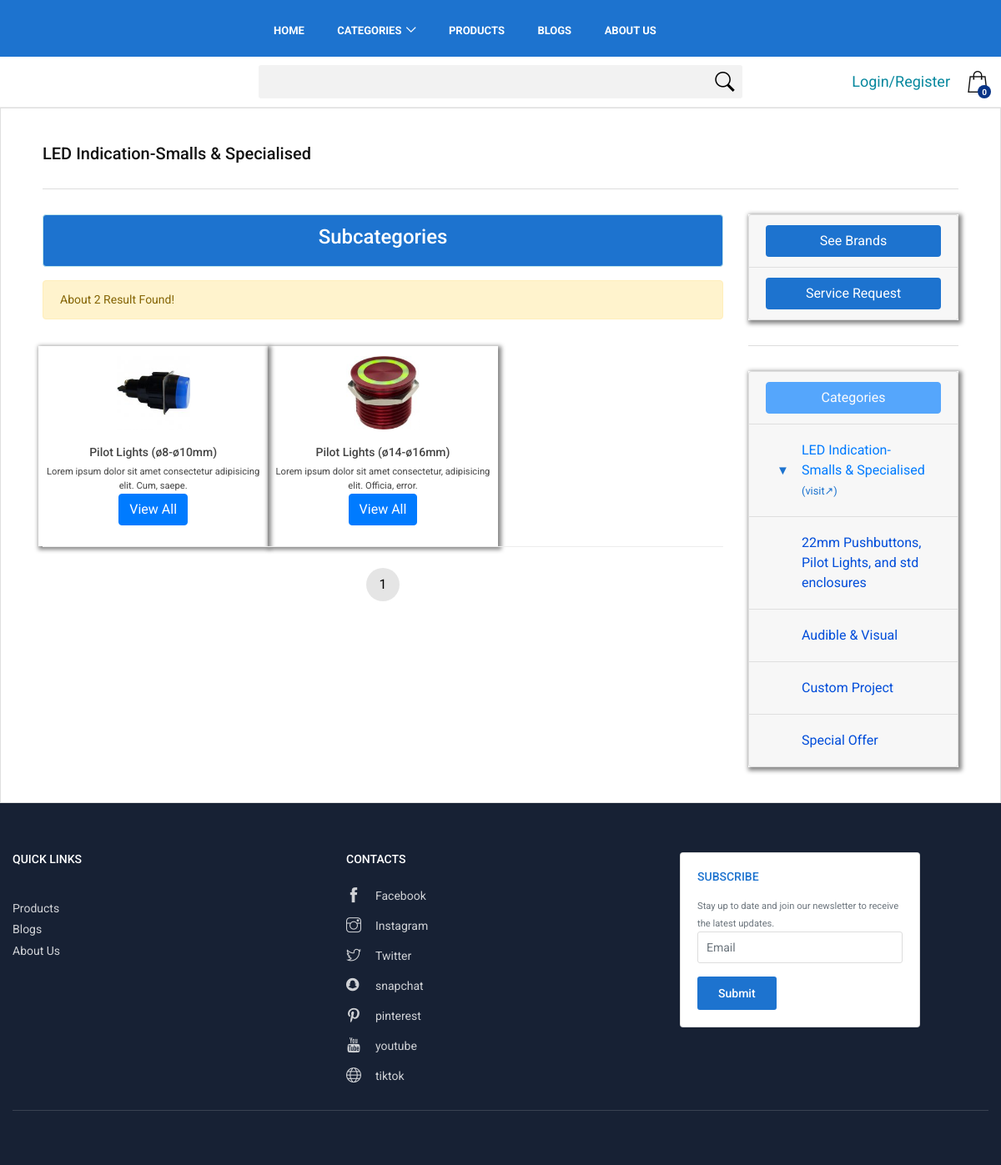
Screenshot of /subcats_of_cat/4 with the database file from the repository.
### medicifyapp/models.py (models this page shows, shortened)
class Categories(models.Model):
    class Meta:
        verbose_name_plural = 'Categories'
    category_name = models.CharField(max_length=255)
    category_discription = models.TextField()
    Category_image = models.ImageField(upload_to='uploads/category_img', null=True, blank=True, default='')
    def subcat_list(self):
        kkk = Subcategory.objects.filter(Category=self)
        return kkk

class Subcategory(models.Model):
    class Meta:
        verbose_name_plural = 'Subcategory'
    Category = models.ForeignKey(Categories, on_delete=models.CASCADE)
    Subcategory = models.CharField(max_length=255)
    Subcategory_discription = models.TextField()
    Subcategory_image = models.ImageField(upload_to='uploads/Subcategory_img', null=True, blank=True, default='')

### medicifyapp/views.py (the view)
# urls.py: path('subcats_of_cat/<int:pk>', views.subcats_of_cat, name='subcats_of_cat'),
def subcats_of_cat(request, pk):
    get_category = Categories.objects.get(id=pk)
    all_subcat  = Subcategory.objects.filter(Category = get_category)
    qty_all_subcat = all_subcat.count()
    p = Paginator(all_subcat, 15)
    number_of_pages = p.num_pages
    number_of_pages_1 = p.num_pages+1
    list = []
    for i in range(1, number_of_pages_1):
        list.append(i)
    page_num = request.GET.get('page', 1)
    page_num = int(page_num)
    try:
        page = p.page(page_num)
    except EmptyPage:
        page = p.page(1)
    Categories_all = Categories.objects.all()
    context2 = {'cats':page, 'Categories_all':Categories_all, 'list1':list, 'page_num':page_num, 'page_num':page_num, 'qty_all_subcat':qty_all_subcat, 'get_category':get_category}
    return render(request, 'index2.html', context2)

### medicifyapp/templates/index2.html (shortened to what this page needs)
{% extends 'base.html' %}
{% load static %}
{% block body %}
	<main>
		<div class="container">
			<div class="container margin_30">
				<h5> {{get_category.category_name}}</h5><hr>
			<div class="row">
				<div class="col-lg-9">
					<div class="alert alert-info text-center" style="background-color:#1D73CF;" role="alert">
					  <h4 style=" color:white;">Subcategories</h4>
					</div>
					<div class="alert alert-warning" role="alert">
					  About {{qty_all_subcat}} Result Found!
					</div>
					{% if cats %}
					<div class="row small-gutters">
						{% for n in cats %}
						<div class="col-6 col-md-4 mt-3" style="box-shadow: 2px 2px 5px 2px #888888;">
							<div class="grid_item">
								<figure>
									<a href="{% url 'products_subcats_brands' %}?subcategory={{n.id}}">
										<img class="card-img-top" src="/media/{{n.Subcategory_image}}" data-src="/media/{{n.image}}" alt="" style="max-width:100%; width:auto; height:100px; display: block; margin-left: auto; margin-right: auto; padding-top:12px;">
									</a>
								</figure>
								<a>
									<h3 id="nameproduct{{n.id}}">{{n.Subcategory}}</h3>
									<h3><small>{{n.Subcategory_discription}}</small></h3>
								</a>
								<a href="{% url 'products_subcats_brands' %}?subcategory={{n.id}}" class="btn btn-primary" style="color:white;">View All</a>
							</div>
						</div>
						{% endfor %}
					</div>
					{% else %}
						<div class="alert alert-info" role="alert">
						  No Subcategory in This Category
						</div>
						{% endif %}
					<div class="pagination__wrapper">
						<ul class="pagination">
							{% if list1 %}
							<li>
							</li>
							{% for i in list1 %}
							<li>
								<a href="?page={{i}}{% if request.GET.search_product %}&search_product={{ request.GET.search_product }}{% endif %}" class="{% if page_num == i %}active{% endif %}">{{i}}</a>
							</li>
							{% endfor %}
							<li>
							</li>
							{% endif %}
						</ul>
					</div>
				</div>
				<div class="col-lg-3">
					<ul class="list-group">
						<div class="accordion" id="accordionExample" style="box-shadow: 2px 2px 5px 2px #888888;">
							<div class="card">
							<div class="card-header" id="headingOne_brands">
							  <h2 class="mb-0">
								<a href="{% url 'all_brands' %}" class="btn btn-link btn-block text-left text-center" style="background-color:#1D73CF; color:white;">
									<span style="color:white;">See Brands</span>
								</a>
							  </h2>
							</div>
						  </div>
							<div class="card">
							<div class="card-header" id="headingOne_Services">
							  <h2 class="mb-0">
								<a href="{% url 'all_services' %}" class="btn btn-link btn-block text-left text-center" style="background-color:#1D73CF; color:white;">
									<span style="color:white;">Service Request</span>
								</a>
							  </h2>
							</div>
						  </div>
						</div>
					</ul><hr>
					<ul class="list-group">
						<div class="accordion" id="accordionExample_1" style="box-shadow: 2px 2px 5px 2px #888888;">
							<div class="card">
							<div class="card-header" id="headingOne_cats">
							  <h2 class="mb-0">
								<button class="btn btn-link btn-block text-left btn-primary text-center" type="button" data-toggle="collapse" data-target="#collapseOne_cats" aria-expanded="false" aria-controls="collapseOne_cats" disabled>
									<span style="color:white;">Categories</span>
								</button>
							  </h2>
							</div>
						  </div>
							{% for i in Categories_all %}
						  <div class="card">
							<div class="card-header" id="headingOne{{i.id}}">
							  <h2 class="mb-0">
								<button class="btn btn-link btn-block text-left" type="button" data-toggle="collapse" data-target="#collapseOne{{i.id}}" aria-expanded="false" aria-controls="collapseOne{{i.id}}">
								  {% if i.subcat_list %}
									<div class="row">
										<div class="col-md-1" style="display: grid; justify-items: center; align-items: center;">
											<span style="font-size:15px; color:#1D73CF;">▼</span>
										</div>
										<div class="col-md-10">
											{{i.category_name}} <small><a style="color:#1D73CF;" href="{% url 'subcats_of_cat' i.id %}">(visit&#8599;)</a></small>
										</div>
									</div>
								  {% else %}
									<div class="row">
										<div class="col-md-1">
										</div>
										<div class="col-md-10">
											<a href="{% url 'subcats_of_cat' i.id %}">{{i.category_name}}</a>
										</div>
									</div>
								  {% endif %}
								</button>
							  </h2>
							</div>
						  </div>
							{% endfor %}
							<div class="card">
							<div class="card-header" id="headingOne_custom_project">
							  <h2 class="mb-0">
								<button class="btn btn-link btn-block text-left" type="button" data-toggle="collapse" data-target="#collapseOne_custom_project" aria-expanded="false" aria-controls="collapseOne_custom_project">
									<div class="row">
										<div class="col-md-1">
										</div>
										<div class="col-md-10">
											<a href="{% url 'custom_project' %}">Custom Project</a>
										</div>
									</div>
								</button>
							  </h2>
							</div>
						  </div>
							<div class="card">
							<div class="card-header" id="headingOne_special_offer">
							  <h2 class="mb-0">
								<button class="btn btn-link btn-block text-left" type="button" data-toggle="collapse" data-target="#collapseOne_special_offer" aria-expanded="false" aria-controls="collapseOne_special_offer">
									<div class="row">
										<div class="col-md-1">
										</div>
										<div class="col-md-10">
											<a href="{% url 'special_offer' %}">Special Offer</a>
										</div>
									</div>
								</button>
							  </h2>
							</div>
						  </div>
						</div>
					</ul>
				</div>
			</div>
		</div>
	</main>
{% endblock %}

### rows the page displays
Categories: category_name "LED Indication-Smalls & Specialised"
Subcategory: Subcategory_image (picture), Subcategory "Pilot Lights (ø8-ø10mm)", Subcategory_discription "Lorem ipsum dolor sit amet consectetur adipisicing elit. Cum, saepe."
Subcategory: Subcategory_image (picture), Subcategory "Pilot Lights (ø14-ø16mm)", Subcategory_discription "Lorem ipsum dolor sit amet consectetur, adipisicing elit. Officia, error."
Categories: category_name "22mm Pushbuttons, Pilot Lights, and std enclosures"
Categories: category_name "Audible & Visual"

### other values shown
{{ qty_all_subcat }} "2"
{{ i }} "1"
